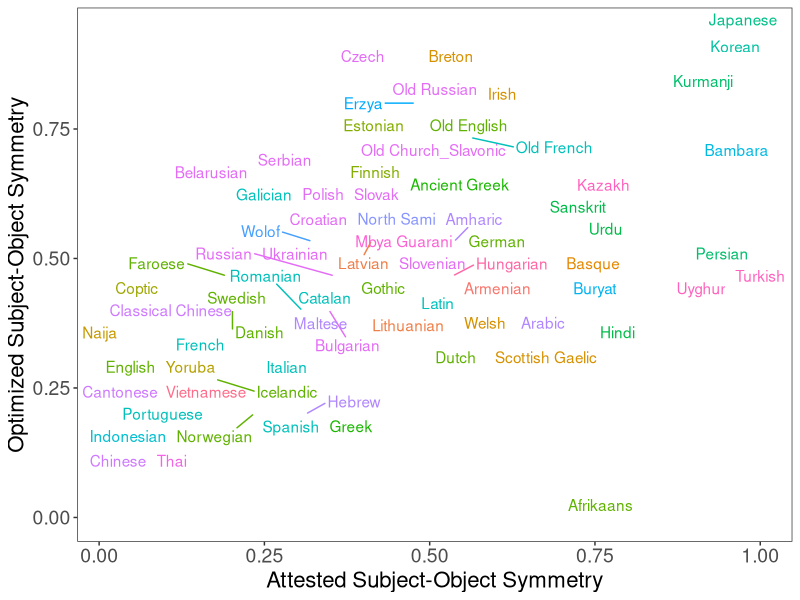

This chart was generated by the following R code:
library(tidyr)
library(dplyr)
library(ggrepel)
library(ggplot2)
library(stringr)

u = read.csv("landscapes_2.6_new.R.tsv", sep=" ")


uOldEnglish = data.frame(Language=c("Old_English"), Family=c("Germanic"), OSSameSideSum=c(10), OSSameSideTotal=c(13), OSSameSide=c(0.77), OFartherThanS=c(NA), OSSameSide_Real=c(NA), OSSameSide_Real_Prob=c(0.49))
u = rbind(u, uOldEnglish)

u = u %>% mutate(LogOSSameSide = log(OSSameSide+1e-10))
u = u %>% mutate(LogOSSameSide_Real_Prob = log(OSSameSide_Real_Prob+1e-10))




u$Language2 = as.character(u$Language)
for(i in (1:nrow(u))) {
	u$Language2[[i]] = str_replace(u$Language2[[i]], "_2.6", "")
	u$Language2[[i]] = str_replace(u$Language2[[i]], "_", " ")
}


plot = ggplot(u, aes(x=OSSameSide_Real_Prob, y=OSSameSide, color=Family)) + geom_text_repel(aes(label=Language2)) + xlab("Attested Subject-Object Symmetry") + ylab("Optimized Subject-Object Symmetry") + theme_bw() + theme(legend.position="none", axis.text=element_text(size=14), axis.title=element_text(size=16)) + theme(panel.grid = element_blank())
ggsave("figures/fracion-optimized_DLM_2.6_format.pdf", height=7, width=7)

